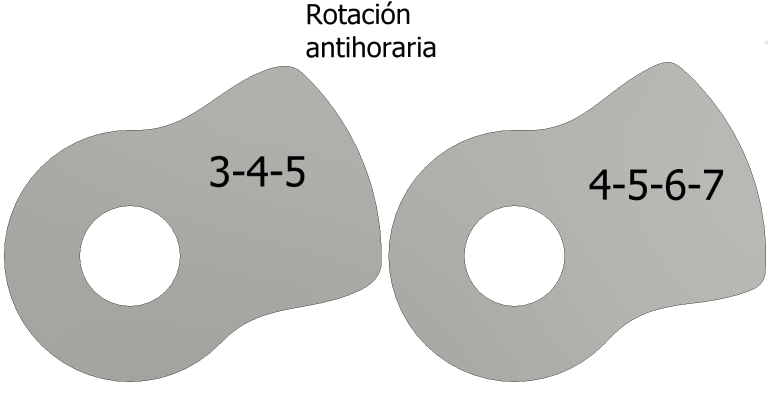
#> input picture cam_mechanism/CAD_levas/Grupo_1.PNG, 1536 x 796 px, found by its file name (shown at 1/2 size)
$ python grupo_1_OK.py
#> lines starting #> are read from the running program, lines starting #| are printed output that depends on the picture
# Grupo 1:
# Diseñar una leva con doble detenimiento con un tipo de programa de movimiento RDFD para mover un seguidor en subida de 0 mm a 25 mm durante 45°, detenimiento en 25 mm durante 45°, bajada de 25 mm durante 45°, y detenimiento en 0 mm en el resto del movimiento.

import numpy as np
import matplotlib.pyplot as plt
import matplotlib.image as mpimg

# Definition of beta, theta and omega
beta_1 = 45  # Change for every exercise
beta_2 = beta_1 * 2
beta_3 = beta_1 * 3
beta_4 = 361 - beta_3

theta_1 = np.arange(0, beta_1+1, 1)
theta_2 = np.arange(beta_1, beta_2+1, 1)
theta_3 = np.arange(beta_2, beta_3+1, 1)
theta_4 = np.arange(beta_3, 361, 1)
theta_4_fall = np.arange(0, beta_4, 1)

omega = 2*np.pi

# Maximum height of the follower
h = 25  # milimeters

# Polinomial 3-4-5
# Define the polinomial coefficients for the polinomial 3-4-5 as "c"
c3 = 10*h
c4 = -15*h
c5 = 6*h

# Follower position by intervals
d_low_11 = [0] * (beta_1+1)
d_low_12 = [0] * (beta_4)
s_rise_1 = c3*(theta_1/beta_1)**3 + c4*(theta_1/beta_1)**4 + c5*(theta_1/beta_1)**5
s_fall_1 = h - s_rise_1
d_high_1 = [h] * (beta_1+1)  # CHANGED THE ARGUMENT FOR [h] * [beta_1+1]

# Follower velocity

v_rise_1 = omega * 1/np.radians(beta_1) * (3*c3*(theta_1/beta_1)**2 +4*c4*(theta_1/beta_1)**3 + 5*c5*(theta_1/beta_1)**4)
v_fall_1 = -v_rise_1

# Follower acceleration
a_rise_1 = omega**2 * 1/np.radians(beta_1**2) * (6*c3*(theta_1/beta_1) + 12*c4*(theta_1/beta_1)**2 + 20*c5*(theta_1/beta_1)**3 )
a_fall_1 = -a_rise_1

# Follower jerk
j_rise_1 = omega**3 * 1/np.radians(beta_1**3) * (6*c3 + 24*c4*(theta_1/beta_1) + 60*c5*(theta_1/beta_1)**2 )
j_fall_1 = -j_rise_1

# Maximum values
max_v_1 = max(np.absolute(v_rise_1))
max_a_1 = max(np.absolute(a_rise_1))
max_j_1 = max(np.absolute(j_rise_1))


#______________________________________________________________________________________________________________________________________

# Define the polinomial coefficients for the polinomial 4-5-6-7 as "p"

p4 = 35*h
p5 = -84*h
p6 = 70*h
p7 = -20*h

# Follower position by intervals
d_low_2 = [0] * (beta_4)
s_rise_2 = p4*(theta_1/beta_1)**4 + p5*(theta_1/beta_1)**5 + p6*(theta_1/beta_1)**6 + p7*(theta_1/beta_1)**7
s_fall_2 = h - s_rise_2
d_high_2 = [h] * (beta_1+1) # CHANGED THE ARGUMENT FOR [h] * [beta_1+1]

# Follower velocity
v_rise_2 = omega * 1/np.radians(beta_1) * (4*p4*(theta_1/beta_1)**3 + 5*p5*(theta_1/beta_1)**4 + 6*p6*(theta_1/beta_1)**5 + 7*p7*(theta_1/beta_1)**6 )
v_fall_2 = -v_rise_2

# Follower acceleration
a_rise_2 = omega**2 * 1/np.radians(beta_1**2) * (12*p4*(theta_1/beta_1)**2 + 20*p5*(theta_1/beta_1)**3 + 30*p6*(theta_1/beta_1)**4 + 42*p7*(theta_1/beta_1)**5 )
a_fall_2 = -a_rise_2

# Follower jerk
j_rise_2 = omega**3 * 1/np.radians(beta_1**3) * (24*p4*(theta_1/beta_1) + 60*p5*(theta_1/beta_1)**2 + 120*p6*(theta_1/beta_1)**3 + 210*p7*(theta_1/beta_1)**4 )
j_fall_2 = -j_rise_2

# Maximum values
max_v_2 = max(np.absolute(v_rise_2))
max_a_2 = max(np.absolute(a_rise_2))
max_j_2 = max(np.absolute(j_rise_2))

# Print maximum values for the polinomial 3-4-5
print("The maximum values for the polinomial 3-4-5 are:")
print("The maximum velocity is: ", format(max_v_1, ".2f"), " mm/s")
print("The maximum acceleration is: ", format(max_a_1, ".2f"), " mm/s^2")
print("The maximum jerk is: ", format(max_j_1, ".2f"), " mm/s^3")
print()


# Print maximum values for the polinomial 4-5-6-7
print("The maximum values for the polinomial 4-5-6-7 are:")
print("The maximum velocity is: ", format(max_v_2, ".2f"), " mm/s")
print("The maximum acceleration is: ", format(max_a_2, ".2f"), " mm/s^2")
print("The maximum jerk is: ", format(max_j_2, ".2f"), " mm/s^3")

# ______________________________________________________________________________________________________________________________________
# Export the polinomials as a .txt file

# normalized polinomial 3-4-5

# x_1 = theta_1/beta_1
# y_1 = s_rise_1/h

# data_1 = np.column_stack((x_1, y_1))

# np.savetxt("grupo_1_polinomio_3-4-5.txt", data_1, delimiter = ";", fmt = "%.6f")

# # Normalized polinomial 4-5-6-7

# x_2 = theta_1/beta_1
# y_2 = s_rise_2/h

# data_2 = np.column_stack((x_2, y_2))

# np.savetxt("grupo_1_polinomio_4-5-6-7.txt", data_2, delimiter = ";", fmt = "%.6f")

# _______________________________________________________________________

# Import cam images

# PC-Home
image_path = "D:/OneDrive - Instituto Tecnológico Metropolitano/coding/mechanisms/cam_mechanism/CAD_levas/Grupo_1.PNG"

# LAB
# image_path = "C:/Users/cadd.ITMROBLEDO/OneDrive - Instituto Tecnológico Metropolitano/ITM/2. Teaching/2. Catedra/1. Mecanismos/Evaluación/6. Diseño_levas (20%)/Soluciones_ejercicios_levas/CAD_levas/Grupo_1.PNG"

# LAPTOP-windows
# image_path = "C:/Users/Oscar Monsalve/OneDrive - INSTITUTO TECNOLOGICO METROPOLITANO - ITM/ITM/2. Teaching/2. Catedra/1. Mecanismos/Evaluación/6. Diseño_levas (20%)/Soluciones_ejercicios_levas/CAD_levas/Grupo_1.PNG"

# Ubuntu
# image_path = "/home/om/personal/coding/mechanisms/cam_mechanism/CAD_levas/Grupo_2.PNG"

image = mpimg.imread(image_path)
#> image is the input picture: shape (796, 1536, 4) float32; mean R, G, B, A 0.84, 0.837, 0.829, 1

# ________________________________________________________________________


# Plots for the polinomial 3-4-5

fig, p1 = plt.subplots(4, 1, sharex=True)

p1[0].plot(
    theta_1, s_rise_1,
    theta_2, d_high_1,
    theta_3, s_fall_1,
    theta_4, d_low_12,
    label = "Desplazamiento"
)

p1[1].plot(
    theta_1, v_rise_1,
    theta_2, d_low_11,
    theta_3, v_fall_1,
    theta_4, d_low_12,
    label = "Velocidad"
)

p1[2].plot(
    theta_1, a_rise_1,
    theta_2, d_low_11,
    theta_3, a_fall_1,
    theta_4, d_low_12,
    label = "Aceleración"
)

p1[3].plot(
    theta_1, j_rise_1,
    theta_2, d_low_11,
    theta_3, j_fall_1,
    theta_4, d_low_12,
    label = "Sobreaceleración"
)

# x-axis parameters
plt.xlabel(r"$\theta$ (°)")
plt.xlim([0, 360])
plt.xticks([0, beta_1, beta_2, beta_3, 360])


# Plots for the polinomial 4-5-6-7

fig, p2 = plt.subplots(4, 1, sharex=True)

p2[0].plot(
    theta_1, s_rise_2,
    theta_2, d_high_2,
    theta_3, s_fall_2,
    theta_4, d_low_2,
    label = "Desplazamiento"
)

p2[1].plot(
    theta_1, v_rise_2,
    theta_2, d_low_11,
    theta_3, v_fall_2,
    theta_4, d_low_12,
    label = "Velocidad"
)

p2[2].plot(
    theta_1, a_rise_2,
    theta_2, d_low_11,
    theta_3, a_fall_2,
    theta_4, d_low_12,
    label = "Aceleración"
)

p2[3].plot(
    theta_1, j_rise_2,
    theta_2, d_low_11,
    theta_3, j_fall_2,
    theta_4, d_low_12,
    label = "Sobreaceleración"
)

# x-axis parameters
plt.xlabel(r"$\theta$ (°)")
plt.xlim([0,360])
plt.xticks([0, beta_1, beta_2, beta_3, 360])


# Titles for both plots
p1[0].set_title("Diagrama S V A J: polinomio 3-4-5")
p2[0].set_title("Diagrama S V A J: polinomio 4-5-6-7")

# y-axis titles for both plots
p1[0].set_ylabel("s (mm)", fontsize=12)
p1[1].set_ylabel("v (mm/s)", fontsize=12)
p1[2].set_ylabel("a $(mm/s^2)$", fontsize=12)
p1[3].set_ylabel("j $(mm/s^3)$", fontsize=12)

p2[0].set_ylabel("s (mm)", fontsize=12)
p2[1].set_ylabel("v (mm/s)", fontsize=12)
p2[2].set_ylabel("a $(mm/s^2)$", fontsize=12)
p2[3].set_ylabel("j $(mm/s^3)$", fontsize=12)


# Plot the imported image of the cam
plt.figure()
plt.imshow(image)

# Title
plt.title("Modelo CAD de la leva", fontsize=14)
plt.xticks([])
plt.yticks([])

plt.tight_layout()
plt.show()
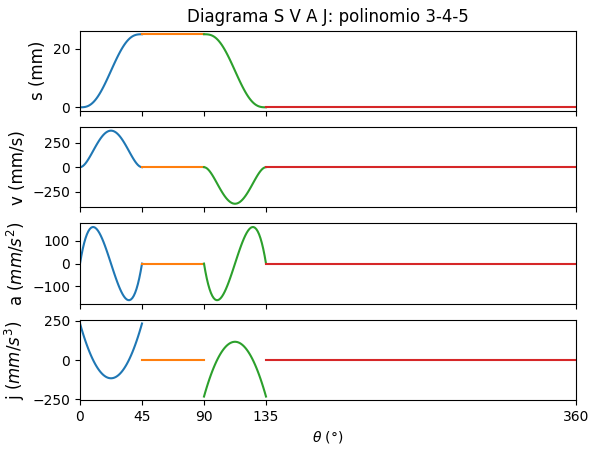
#> figure drawn by matplotlib, 4 panels; panel 4: curve peaks at x = 0, y = 233.9; panel 4: curve peaks at x = 113, y = 116.8
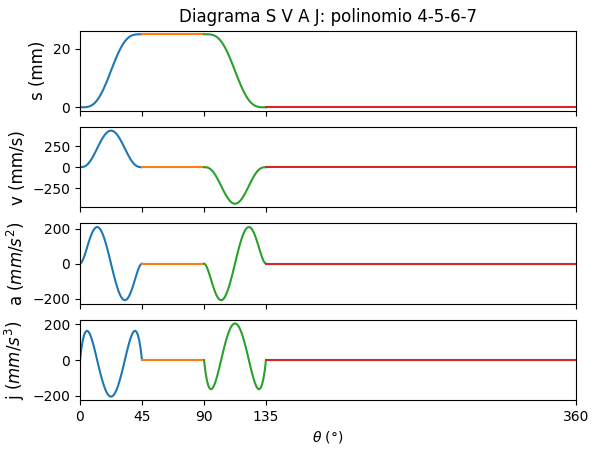
#> figure drawn by matplotlib, 4 panels; panel 4: curve peaks at x = 5, y = 163.7; panel 4: curve peaks at x = 112, y = 204.1
